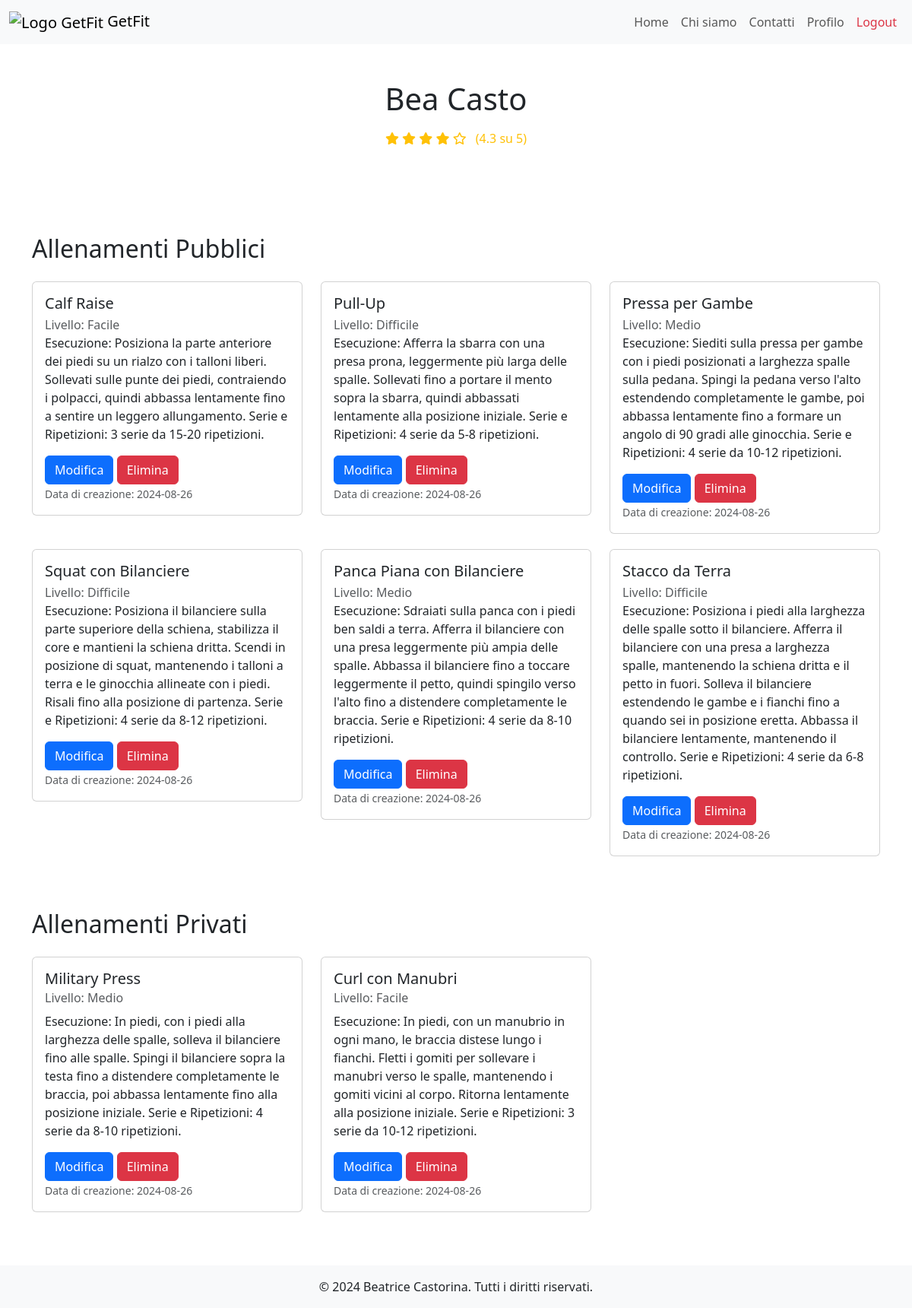
/profile (signed in), run on an earlier commit of the app's database.
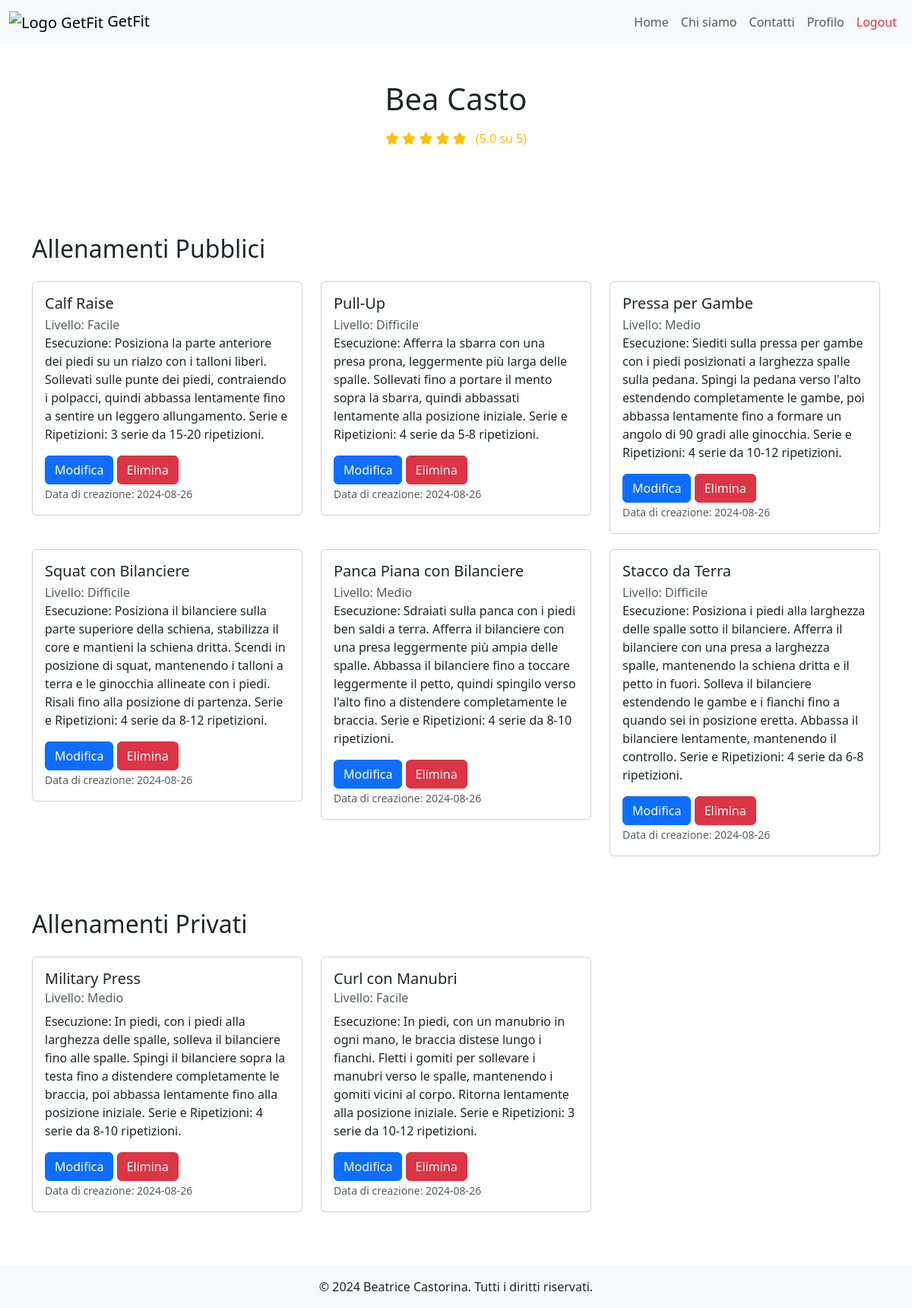
And on a later commit of the database.
### tables this page shows
CREATE TABLE "PersonalTrainers" (
	"nome"	TEXT NOT NULL,
	"email"	TEXT NOT NULL UNIQUE,
	"password"	TEXT NOT NULL,
	"rating"	REAL NOT NULL,
	"numOfRatings"	INTEGER NOT NULL,
	"pt_id"	INTEGER,
	"cognome"	TEXT NOT NULL,
	PRIMARY KEY("pt_id" AUTOINCREMENT),
	CHECK("rating" <= 5.0)
);

### app.py (the view)
@app.route("/profile")
def pt_profile():
  email = request.cookies.get('remember_token').split('|')[0]
  pt_id = utenti_dao.get_pt_id_by_email(email)
  allenamenti_pt_db = allenamenti_dao.get_allenamenti_by_pt(pt_id)
  return render_template('profile.html',allenamenti=allenamenti_pt_db)

### allenamenti_dao.py (called while the page is built)
def get_allenamenti_by_pt(pt_id):
	query = 'SELECT * FROM Allenamenti WHERE pt_id=? ORDER BY data_creazione DESC'
	connection = sqlite3.connect('db/personal.db')
	connection.row_factory = sqlite3.Row
	cursor = connection.cursor()
	cursor.execute(query, (pt_id,))
	result = cursor.fetchall()
	print(result)
	cursor.close()
	connection.close()
	return result

### app.py (called while the page is built)
@login_manager.user_loader
def load_user(user_email):
  print("load user:", user_email)
  user_db, type = utenti_dao.get_user_by_email(user_email)
  if type == 0:
    user = PersonalTrainer(nome=user_db['nome'], cognome=user_db['cognome'], pt_id=user_db['pt_id'], rating=user_db['rating'], numOfRatings=user_db['numOfRatings'], email=user_db['email'], password=user_db['password'])
  else:
    user = Client(nome=user_db['nome'], cognome=user_db['cognome'], client_id=user_db['client_id'], pt_id=user_db['pt_id'], email=user_db['email'], password=user_db['password'])
  return user

### templates/profile.html (shortened to what this page needs)
{% extends "base.html" %}
{% block style %} {{url_for('static', filename='profile_style.css')}} {% endblock %}
{% block content %}
  <section class="profile-header py-5">
    <div class="container">
      <h1 class="mb-3">{{current_user.nome.capitalize()}} {{current_user.cognome.capitalize()}}</h1>
      <div class="rating-stars mb-3">
        <i class="{% if current_user.rating >= 0.5 %} fas {% else %} far {% endif %} fa-star"></i>
        <i class="{% if current_user.rating >= 1.5 %} fas {% else %} far {% endif %} fa-star"></i>
        <i class="{% if current_user.rating >= 2.5 %} fas {% else %} far {% endif %} fa-star"></i>
        <i class="{% if current_user.rating >= 3.5 %} fas {% else %} far {% endif %} fa-star"></i>
        <i class="{% if current_user.rating >= 4.5 %} fas {% else %} far {% endif %} fa-star"></i>
        <span class="ms-2">({{'%.1f'%(current_user.rating)}} su 5)</span>
      </div>
    </div>
  </section>
  <section class="workouts-section">
    <div class="container">
      <h2 class="mb-4">Allenamenti Pubblici</h2>
      <div class="row">
        {% for allenamento in allenamenti %}
          {% if allenamento.visibile != 0 %}
            <div class="col-lg-4 col-md-6 workout-card">
              <div class="card">
                <div class="card-body">
                  <h5 class="card-title">{{ allenamento.titolo }}</h5>
                  <p class="card-subtitle text-body-secondary">Livello: {{allenamento.livello.capitalize()}}</p>
                  <p class="card-text">{{allenamento.descrizione}}</p>
                  <a href="/modify_workout/{{allenamento.id_allenamento}}" class="btn btn-primary">Modifica</a>
                  <form class="d-inline" action="/delete_workout/{{allenamento.id_allenamento}}" method="post">
                    <button type="submit" class="btn btn-danger">Elimina</button>
                  </form>
                  <p class="card-text"><small class="text-body-secondary">Data di creazione: {{allenamento.data_creazione.split()[0]}}</small></p>
                </div>
              </div>
            </div>
          {% endif %}
        {% endfor %}
      </div>
    </div>
  </section>
  <section class="workouts-section">
    <div class="container">
      <h2 class="mb-4">Allenamenti Privati</h2>
      <div class="row">
        {% for allenamento in allenamenti %}
          {% if allenamento.visibile == 0 %}
            <div class="col-lg-4 col-md-6 workout-card">
              <div class="card">
                <div class="card-body">
                  <h5 class="card-title">{{ allenamento.titolo }}</h5>
                  <h6 class="card-subtitle mb-2 text-body-secondary">Livello: {{allenamento.livello.capitalize()}}</h6>
                  <p class="card-text">{{allenamento.descrizione}}</p>
                  <a href="/modify_workout/{{allenamento.id_allenamento}}" class="btn btn-primary">Modifica</a>
                  <form class="d-inline" action="/delete_workout/{{allenamento.id_allenamento}}" method="post">
                    <button type="submit" class="btn btn-danger">Elimina</button>
                  </form>
                  <p class="card-text"><small class="text-body-secondary">Data di creazione: {{allenamento.data_creazione.split()[0]}}</small></p>
                </div>
              </div>
            </div>
          {% endif %}
        {% endfor %}
      </div>
    </div>
  </section>
{% endblock %}

What changed in the data, as far as the page shows it:
changed PersonalTrainers "Bea": rating "4.3" → "5.0"
